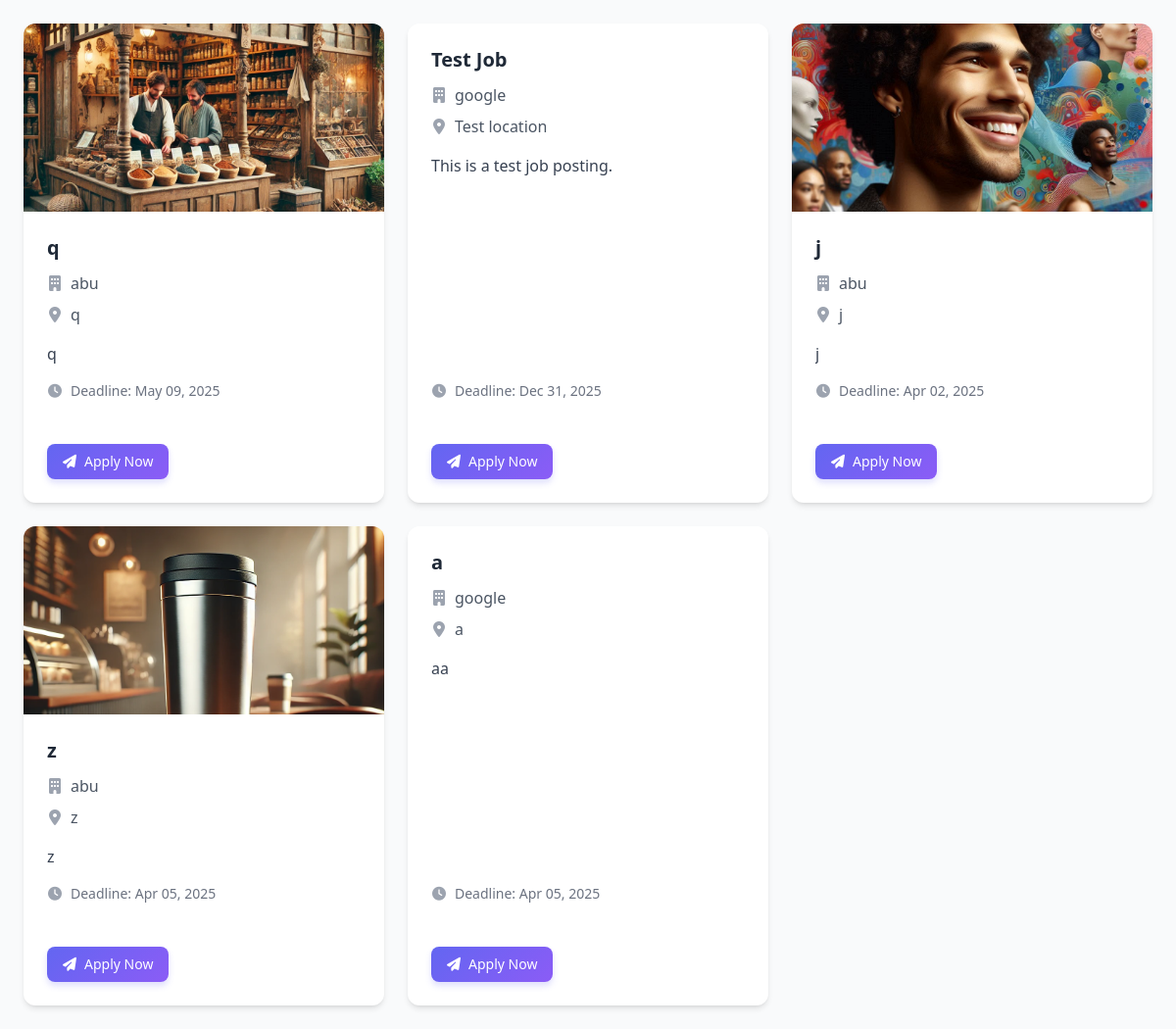
The page /jobs/joblist_userdashboard/ on the database as committed earlier.
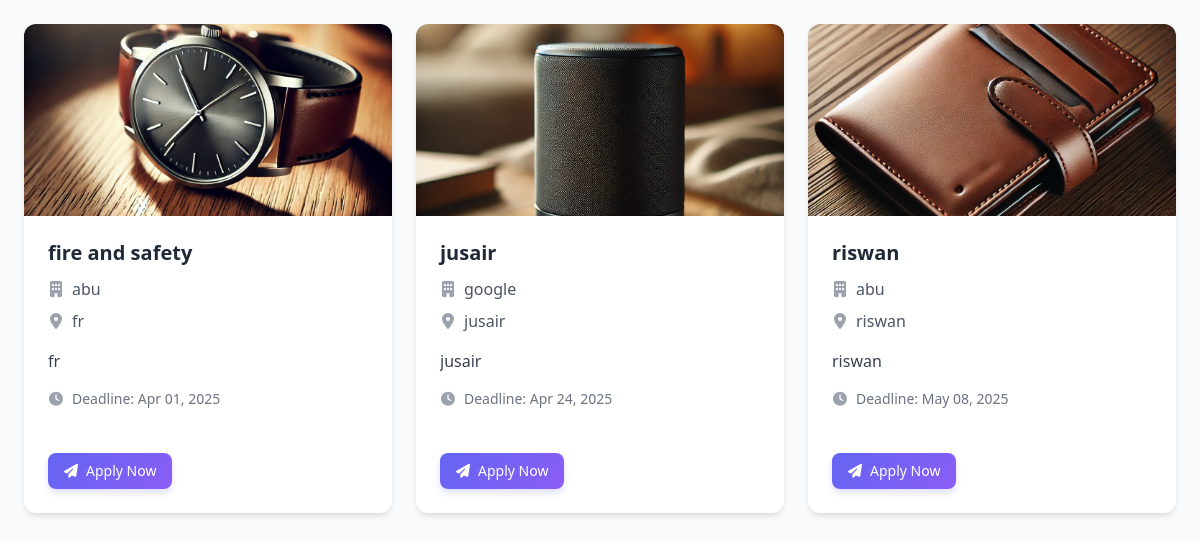
The same page on the database as committed later.
### jobs/models.py (models this page shows, shortened)
class JobPosting(models.Model):
    organization = models.ForeignKey(Organization, on_delete=models.CASCADE, related_name='job_postings')
    title = models.CharField(max_length=255)
    description = models.TextField()
    required_qualifications = models.TextField()
    required_skills = models.ManyToManyField(Skill, blank=True)  # Use the same Skill model
    location = models.CharField(max_length=100)
    posted_on = models.DateTimeField(auto_now_add=True)
    application_deadline = models.DateTimeField()
    job_post_image = models.ImageField(upload_to='job_images/', blank=True, null=True)
    posted_by = models.ForeignKey(User,on_delete=models.SET_NULL,null=True,related_name='posted_jobs')

### organizations/models.py (models this page shows, shortened)
class Organization(models.Model):
    user = models.OneToOneField(User, on_delete=models.CASCADE)
    name = models.CharField(max_length=255)
    description = models.TextField(blank=True, null=True)
    website = models.URLField()
    registration_number = models.CharField(max_length=100)
    profile_image = models.ImageField(upload_to='profile_images/', blank=True, null=True)
    banner_image = models.ImageField(upload_to='banner_images/', blank=True, null=True)
    created_at = models.DateTimeField(auto_now_add=True)  # ✅ Keep only auto_now_add
    updated_at = models.DateTimeField(auto_now=True)

### jobs/views.py (the view)
# urls.py: path('joblist_userdashboard/', views.joblist_userdashboard, name='joblist_userdashboard'),
def joblist_userdashboard(request):
    job_postings_all = JobPosting.objects.all().order_by('-posted_on')  # Ordering by latest job post
    return render(request, 'jobs/all_joblist_user.html', {'job_postings_all': job_postings_all})

### jobs/templates/jobs/all_joblist_user.html (shortened to what this page needs)
{% load user_filters %}
{% load static tailwind_tags %}
<!DOCTYPE html>
<html lang="en">
<head>
    {% tailwind_css %}
    <link href="https://cdnjs.cloudflare.com/ajax/libs/font-awesome/6.4.0/css/all.min.css" rel="stylesheet">
</head>
<body class="bg-gray-50 min-h-screen p-4 md:p-6 font-sans antialiased">
    <div class="grid grid-cols-1 md:grid-cols-2 lg:grid-cols-3 gap-6">
        {% for job in job_postings_all %}
        <div class="job-card bg-white rounded-xl shadow-md overflow-hidden h-full flex flex-col">
            {% if job.job_post_image %}
            <div class="h-48 overflow-hidden">
                <img class="w-full h-full object-cover job-image" src="{{ job.job_post_image.url }}" alt="{{ job.title }}">
            </div>
            {% endif %}
            <div class="p-6 flex-grow flex flex-col">
                <div class="flex justify-between items-start mb-3">
                    <h3 class="text-xl font-bold text-gray-800 leading-tight">{{ job.title }}</h3>
                </div>
                <div class="flex items-center text-gray-600 mb-2">
                    <i class="fas fa-building text-gray-400 mr-2 w-4 text-center"></i>
                    <span>{{ job.organization.name }}</span>
                </div>
                <div class="flex items-center text-gray-600 mb-4">
                    <i class="fas fa-map-marker-alt text-gray-400 mr-2 w-4 text-center"></i>
                    <span>{{ job.location }}</span>
                </div>
                <p class="text-gray-700 mb-4 line-clamp-3 flex-grow">{{ job.description }}</p>
                <div class="flex items-center text-sm text-gray-500 mb-4">
                    <i class="fas fa-clock text-gray-400 mr-2 w-4 text-center"></i>
                    <span>Deadline: <span class="font-medium">{{ job.application_deadline|date:"M d, Y" }}</span></span>
                </div>
                <div class="mt-auto pt-2">
                    <div class="flex flex-wrap items-center justify-between">
                        {% if job.id in applied_jobs %}
                            {% with status=applied_jobs|dictkey:job.id %}
                            <div class="flex items-center">
                                <span class="status-badge {% if status == 'PENDING' %}bg-yellow-100 text-yellow-800{% elif status == 'ACCEPTED' %}bg-green-100 text-green-800{% else %}bg-red-100 text-red-800{% endif %} text-xs font-medium px-3 py-1 rounded-full inline-flex items-center mr-3">
                                    {% if status == 'PENDING' %}
                                        <i class="fas fa-clock mr-1.5"></i>
                                    {% elif status == 'ACCEPTED' %}
                                        <i class="fas fa-check mr-1.5"></i>
                                    {% else %}
                                        <i class="fas fa-times mr-1.5"></i>
                                    {% endif %}
                                    {{ status }}
                                </span>
                                <a href="{% url 'job_application_detail' job.pk %}" class="text-sm font-medium text-indigo-600 hover:text-indigo-800 flex items-center">
                                    View Application <i class="fas fa-chevron-right ml-1.5 text-xs"></i>
                                </a>
                            </div>
                            {% endwith %}
                        {% else %}
                            <a href="{% url 'job_application_create' org_id=job.organization.id pk=job.pk %}" class="apply-btn px-4 py-2 text-white text-sm font-medium rounded-lg flex items-center mr-3">
                                <i class="fas fa-paper-plane mr-2"></i> Apply Now
                            </a>
                        {% endif %}
                    </div>
                </div>
            </div>
        </div>
        {% endfor %}
    </div>
</body>
</html>

### jobs/templates/jobs/all_joblist_user.html (style rules this page uses)
.job-card { transition: all 0.3s cubic-bezier(0.4, 0, 0.2, 1); animation: fadeIn 0.5s ease forwards; }
.apply-btn { transition: all 0.3s ease; background: linear-gradient(135deg, #6366f1 0%, #8b5cf6 100%); box-shadow: 0 4px 6px rgba(99, 102, 241, 0.2); }
.job-image { transition: all 0.5s ease; }

Rows that differ between the two databases and show on the page:
removed JobPosting: job_post_image (picture), title "q", organization.name "abu", location "q", description "q", application_deadline "May 09, 2025", shows "Apply Now"
removed JobPosting: title "Test Job", organization.name "google", location "Test location", description "This is a test job posting.", application_deadline "Dec 31, 2025", shows "Apply Now"
removed JobPosting: job_post_image (picture), title "j", organization.name "abu", location "j", description "j", application_deadline "Apr 02, 2025", shows "Apply Now"
removed JobPosting: job_post_image (picture), title "z", organization.name "abu", location "z", description "z", application_deadline "Apr 05, 2025", shows "Apply Now"
removed JobPosting: title "a", organization.name "google", location "a", description "aa", application_deadline "Apr 05, 2025", shows "Apply Now"
added JobPosting: job_post_image (picture), title "fire and safety", organization.name "abu", location "fr", description "fr", application_deadline "Apr 01, 2025", shows "Apply Now"
added JobPosting: job_post_image (picture), title "jusair", organization.name "google", location "jusair", description "jusair", application_deadline "Apr 24, 2025", shows "Apply Now"
added JobPosting: job_post_image (picture), title "riswan", organization.name "abu", location "riswan", description "riswan", application_deadline "May 08, 2025", shows "Apply Now"
